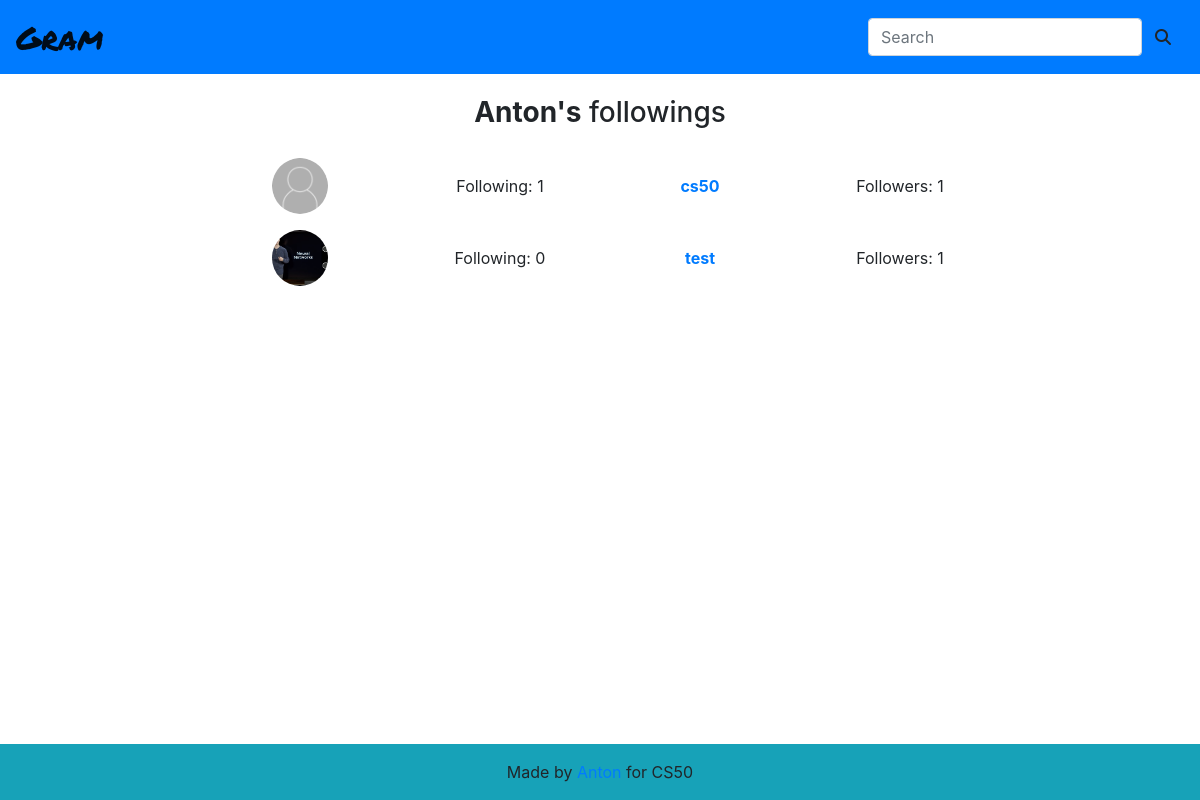
Screenshot of /following/1 with the database file from the repository.
### djangoapp/models.py (models this page shows)
class UserExtended(models.Model):
    user = models.OneToOneField(User, on_delete=models.CASCADE)
    avatar = models.ImageField(upload_to=get_avatar_upload_path, default="no_avatar.png")
    following = models.ManyToManyField("self", symmetrical=False, related_name="followers")

### djangoapp/views.py (the view)
# urls.py: path("following/<int:user_id>", views.following, name="following"),
def following(request, user_id):
    user_ex = UserExtended.objects.get(user__id=user_id)
    context = {
        "user_ex": user_ex,
        "following": user_ex.following.all()
    }
    return render(request, "djangoapp/following.html", context)

### djangoapp/templates/djangoapp/following.html (shortened to what this page needs)
{% extends "djangoapp/_base.html" %}
{% load static %}
{% block main %}
    <div class="container-fluid">
        <div class="row">
            <div class="col-xl-8 offset-xl-2 col-lg-10 offset-lg-1 text-center">
                <h3 class="caption"><strong>{{ user_ex.user.username }}'s</strong> followings</h3>
            </div>
            <div class="col-xl-8 offset-xl-2 col-lg-10 offset-lg-1">
                {% for user in following %}
                    {% include "djangoapp/_users_list.html" %}
                {% endfor %}
            </div>
        </div>
    </div>
{% endblock %}

### djangoapp/templates/djangoapp/_users_list.html
<div class="user-entity">
    <div class="row d-flex align-items-center">
        <div class="col-6 col-lg col-xl text-center">
            <a href="{% url 'user' user.user.id %}">
                <img class="avatar-profile avatar-profile-big" src="{{ user.avatar.url }}" alt="{{ user.user.username }} avatar" title="{{ user.user.username }}">
            </a>
        </div>
        <div class="col-6 order-1 col-lg col-xl text-center">
            <a href="{% url 'user' user.user.id %}">
                <p>{{ user.user.username }}</p>
            </a>
        </div>
        <div class="col-6 order-12 col-lg col-xl text-center">
            Followers: <span>{{ user.followers.count }}</span>
        </div>
        <div class="col-6 col-lg col-xl text-center">
            Following: <span>{{ user.following.count }}</span>
        </div>
    </div>
</div>

### djangoapp/static/djangoapp/css/style.css (style rules this page uses)
.avatar-profile { border-radius: 50%; }
.avatar-profile-big { width: 33%; }
.caption { margin-bottom: 1em; }
.user-entity:not(:last-child) { margin-bottom: 1em; }
.user-entity p { font-weight: bold; margin-bottom: 0; }

### rows the page displays
UserExtended: user.username "Anton"
UserExtended: avatar (placeholder picture), user.username "cs50", followers.count "1", following.count "1"
UserExtended: avatar (picture), user.username "test", followers.count "1", following.count "0"
